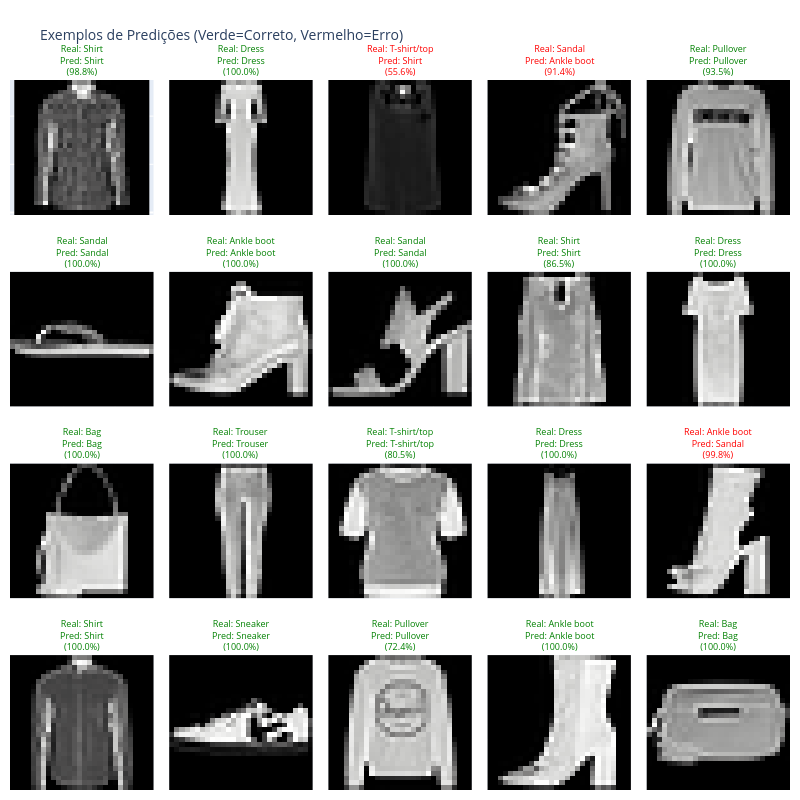

Notebook cell for this chart:
### Markdown cell above
## 14. Visualização de Predições - Acertos e Erros

### Code cell
# Selecionar exemplos aleatórios
num_examples = 20

np.random.seed(42)
random_indices = np.random.choice(len(x_test), num_examples, replace=False)

fig = make_subplots(
    rows=4,
    cols=5,
    subplot_titles=[
        f"Real: {class_map[y_test[idx]]}<br>Pred: {class_map[y_pred_classes[idx]]}<br>({np.max(y_pred[idx])*100:.1f}%)"
        for idx in random_indices
    ],
    horizontal_spacing=0.02,
    vertical_spacing=0.08,
)

for i, idx in enumerate(random_indices):
    row = (i // 5) + 1
    col = (i % 5) + 1

    fig.add_trace(
        go.Heatmap(
            z=np.flipud(x_test[idx]),  # Inverte verticalmente
            colorscale="gray",
            showscale=False,
        ),
        row=row,
        col=col,
    )

    color = "green" if y_test[idx] == y_pred_classes[idx] else "red"
    fig.layout.annotations[i].update(font=dict(color=color, size=9))

fig.update_xaxes(showticklabels=False, matches=None)
fig.update_yaxes(showticklabels=False, matches=None, scaleanchor="x", scaleratio=1)
fig.update_layout(
    height=800,
    width=800,
    showlegend=False,
    title_text="Exemplos de Predições (Verde=Correto, Vermelho=Erro)",
    title_font_size=14,
    margin=dict(l=10, r=10, t=80, b=10),
)

fig.show()

### Figure 1 — Plotly figure (JSON) as saved in the notebook; plotly's stock layout.template omitted (floating-point values rounded to 4 significant figures; data arrays with more than 128 entries replaced by an {"elided": "..."} marker saying what was removed)
{"data": [{"colorscale": [[0, "rgb(0, 0, 0)"], [0.09091, "rgb(16, 16, 16)"], [0.1818, "rgb(38, 38, 38)"], [0.2727, "rgb(59, 59, 59)"], [0.3636, "rgb(81, 80, 80)"], [0.4545, "rgb(102, 101, 101)"], [0.5455, "rgb(124, 123, 122)"], [0.6364, "rgb(146, 146, 145)"], [0.7273, "rgb(171, 171, 170)"], [0.8182, "rgb(197, 197, 195)"], [0.9091, "rgb(224, 224, 223)"], [1, "rgb(254, 254, 253)"]], "showscale": false, "type": "heatmap", "xaxis": "x", "yaxis": "y", "z": {"elided": "28x28 int values"}}, {"colorscale": [[0, "rgb(0, 0, 0)"], [0.09091, "rgb(16, 16, 16)"], [0.1818, "rgb(38, 38, 38)"], [0.2727, "rgb(59, 59, 59)"], [0.3636, "rgb(81, 80, 80)"], [0.4545, "rgb(102, 101, 101)"], [0.5455, "rgb(124, 123, 122)"], [0.6364, "rgb(146, 146, 145)"], [0.7273, "rgb(171, 171, 170)"], [0.8182, "rgb(197, 197, 195)"], [0.9091, "rgb(224, 224, 223)"], [1, "rgb(254, 254, 253)"]], "showscale": false, "type": "heatmap", "xaxis": "x2", "yaxis": "y2", "z": {"elided": "28x28 int values"}}, {"colorscale": [[0, "rgb(0, 0, 0)"], [0.09091, "rgb(16, 16, 16)"], [0.1818, "rgb(38, 38, 38)"], [0.2727, "rgb(59, 59, 59)"], [0.3636, "rgb(81, 80, 80)"], [0.4545, "rgb(102, 101, 101)"], [0.5455, "rgb(124, 123, 122)"], [0.6364, "rgb(146, 146, 145)"], [0.7273, "rgb(171, 171, 170)"], [0.8182, "rgb(197, 197, 195)"], [0.9091, "rgb(224, 224, 223)"], [1, "rgb(254, 254, 253)"]], "showscale": false, "type": "heatmap", "xaxis": "x3", "yaxis": "y3", "z": {"elided": "28x28 int values"}}, {"colorscale": [[0, "rgb(0, 0, 0)"], [0.09091, "rgb(16, 16, 16)"], [0.1818, "rgb(38, 38, 38)"], [0.2727, "rgb(59, 59, 59)"], [0.3636, "rgb(81, 80, 80)"], [0.4545, "rgb(102, 101, 101)"], [0.5455, "rgb(124, 123, 122)"], [0.6364, "rgb(146, 146, 145)"], [0.7273, "rgb(171, 171, 170)"], [0.8182, "rgb(197, 197, 195)"], [0.9091, "rgb(224, 224, 223)"], [1, "rgb(254, 254, 253)"]], "showscale": false, "type": "heatmap", "xaxis": "x4", "yaxis": "y4", "z": {"elided": "28x28 int values"}}, {"colorscale": [[0, "rgb(0, 0, 0)"], [0.09091, "rgb(16, 16, 16)"], [0.1818, "rgb(38, 38, 38)"], [0.2727, "rgb(59, 59, 59)"], [0.3636, "rgb(81, 80, 80)"], [0.4545, "rgb(102, 101, 101)"], [0.5455, "rgb(124, 123, 122)"], [0.6364, "rgb(146, 146, 145)"], [0.7273, "rgb(171, 171, 170)"], [0.8182, "rgb(197, 197, 195)"], [0.9091, "rgb(224, 224, 223)"], [1, "rgb(254, 254, 253)"]], "showscale": false, "type": "heatmap", "xaxis": "x5", "yaxis": "y5", "z": {"elided": "28x28 int values"}}, {"colorscale": [[0, "rgb(0, 0, 0)"], [0.09091, "rgb(16, 16, 16)"], [0.1818, "rgb(38, 38, 38)"], [0.2727, "rgb(59, 59, 59)"], [0.3636, "rgb(81, 80, 80)"], [0.4545, "rgb(102, 101, 101)"], [0.5455, "rgb(124, 123, 122)"], [0.6364, "rgb(146, 146, 145)"], [0.7273, "rgb(171, 171, 170)"], [0.8182, "rgb(197, 197, 195)"], [0.9091, "rgb(224, 224, 223)"], [1, "rgb(254, 254, 253)"]], "showscale": false, "type": "heatmap", "xaxis": "x6", "yaxis": "y6", "z": {"elided": "28x28 int values"}}, {"colorscale": [[0, "rgb(0, 0, 0)"], [0.09091, "rgb(16, 16, 16)"], [0.1818, "rgb(38, 38, 38)"], [0.2727, "rgb(59, 59, 59)"], [0.3636, "rgb(81, 80, 80)"], [0.4545, "rgb(102, 101, 101)"], [0.5455, "rgb(124, 123, 122)"], [0.6364, "rgb(146, 146, 145)"], [0.7273, "rgb(171, 171, 170)"], [0.8182, "rgb(197, 197, 195)"], [0.9091, "rgb(224, 224, 223)"], [1, "rgb(254, 254, 253)"]], "showscale": false, "type": "heatmap", "xaxis": "x7", "yaxis": "y7", "z": {"elided": "28x28 int values"}}, {"colorscale": [[0, "rgb(0, 0, 0)"], [0.09091, "rgb(16, 16, 16)"], [0.1818, "rgb(38, 38, 38)"], [0.2727, "rgb(59, 59, 59)"], [0.3636, "rgb(81, 80, 80)"], [0.4545, "rgb(102, 101, 101)"], [0.5455, "rgb(124, 123, 122)"], [0.6364, "rgb(146, 146, 145)"], [0.7273, "rgb(171, 171, 170)"], [0.8182, "rgb(197, 197, 195)"], [0.9091, "rgb(224, 224, 223)"], [1, "rgb(254, 254, 253)"]], "showscale": false, "type": "heatmap", "xaxis": "x8", "yaxis": "y8", "z": {"elided": "28x28 int values"}}, {"colorscale": [[0, "rgb(0, 0, 0)"], [0.09091, "rgb(16, 16, 16)"], [0.1818, "rgb(38, 38, 38)"], [0.2727, "rgb(59, 59, 59)"], [0.3636, "rgb(81, 80, 80)"], [0.4545, "rgb(102, 101, 101)"], [0.5455, "rgb(124, 123, 122)"], [0.6364, "rgb(146, 146, 145)"], [0.7273, "rgb(171, 171, 170)"], [0.8182, "rgb(197, 197, 195)"], [0.9091, "rgb(224, 224, 223)"], [1, "rgb(254, 254, 253)"]], "showscale": false, "type": "heatmap", "xaxis": "x9", "yaxis": "y9", "z": {"elided": "28x28 int values"}}, {"colorscale": [[0, "rgb(0, 0, 0)"], [0.09091, "rgb(16, 16, 16)"], [0.1818, "rgb(38, 38, 38)"], [0.2727, "rgb(59, 59, 59)"], [0.3636, "rgb(81, 80, 80)"], [0.4545, "rgb(102, 101, 101)"], [0.5455, "rgb(124, 123, 122)"], [0.6364, "rgb(146, 146, 145)"], [0.7273, "rgb(171, 171, 170)"], [0.8182, "rgb(197, 197, 195)"], [0.9091, "rgb(224, 224, 223)"], [1, "rgb(254, 254, 253)"]], "showscale": false, "type": "heatmap", "xaxis": "x10", "yaxis": "y10", "z": {"elided": "28x28 int values"}}, {"colorscale": [[0, "rgb(0, 0, 0)"], [0.09091, "rgb(16, 16, 16)"], [0.1818, "rgb(38, 38, 38)"], [0.2727, "rgb(59, 59, 59)"], [0.3636, "rgb(81, 80, 80)"], [0.4545, "rgb(102, 101, 101)"], [0.5455, "rgb(124, 123, 122)"], [0.6364, "rgb(146, 146, 145)"], [0.7273, "rgb(171, 171, 170)"], [0.8182, "rgb(197, 197, 195)"], [0.9091, "rgb(224, 224, 223)"], [1, "rgb(254, 254, 253)"]], "showscale": false, "type": "heatmap", "xaxis": "x11", "yaxis": "y11", "z": {"elided": "28x28 int values"}}, {"colorscale": [[0, "rgb(0, 0, 0)"], [0.09091, "rgb(16, 16, 16)"], [0.1818, "rgb(38, 38, 38)"], [0.2727, "rgb(59, 59, 59)"], [0.3636, "rgb(81, 80, 80)"], [0.4545, "rgb(102, 101, 101)"], [0.5455, "rgb(124, 123, 122)"], [0.6364, "rgb(146, 146, 145)"], [0.7273, "rgb(171, 171, 170)"], [0.8182, "rgb(197, 197, 195)"], [0.9091, "rgb(224, 224, 223)"], [1, "rgb(254, 254, 253)"]], "showscale": false, "type": "heatmap", "xaxis": "x12", "yaxis": "y12", "z": {"elided": "28x28 int values"}}, {"colorscale": [[0, "rgb(0, 0, 0)"], [0.09091, "rgb(16, 16, 16)"], [0.1818, "rgb(38, 38, 38)"], [0.2727, "rgb(59, 59, 59)"], [0.3636, "rgb(81, 80, 80)"], [0.4545, "rgb(102, 101, 101)"], [0.5455, "rgb(124, 123, 122)"], [0.6364, "rgb(146, 146, 145)"], [0.7273, "rgb(171, 171, 170)"], [0.8182, "rgb(197, 197, 195)"], [0.9091, "rgb(224, 224, 223)"], [1, "rgb(254, 254, 253)"]], "showscale": false, "type": "heatmap", "xaxis": "x13", "yaxis": "y13", "z": {"elided": "28x28 int values"}}, {"colorscale": [[0, "rgb(0, 0, 0)"], [0.09091, "rgb(16, 16, 16)"], [0.1818, "rgb(38, 38, 38)"], [0.2727, "rgb(59, 59, 59)"], [0.3636, "rgb(81, 80, 80)"], [0.4545, "rgb(102, 101, 101)"], [0.5455, "rgb(124, 123, 122)"], [0.6364, "rgb(146, 146, 145)"], [0.7273, "rgb(171, 171, 170)"], [0.8182, "rgb(197, 197, 195)"], [0.9091, "rgb(224, 224, 223)"], [1, "rgb(254, 254, 253)"]], "showscale": false, "type": "heatmap", "xaxis": "x14", "yaxis": "y14", "z": {"elided": "28x28 int values"}}, {"colorscale": [[0, "rgb(0, 0, 0)"], [0.09091, "rgb(16, 16, 16)"], [0.1818, "rgb(38, 38, 38)"], [0.2727, "rgb(59, 59, 59)"], [0.3636, "rgb(81, 80, 80)"], [0.4545, "rgb(102, 101, 101)"], [0.5455, "rgb(124, 123, 122)"], [0.6364, "rgb(146, 146, 145)"], [0.7273, "rgb(171, 171, 170)"], [0.8182, "rgb(197, 197, 195)"], [0.9091, "rgb(224, 224, 223)"], [1, "rgb(254, 254, 253)"]], "showscale": false, "type": "heatmap", "xaxis": "x15", "yaxis": "y15", "z": {"elided": "28x28 int values"}}, {"colorscale": [[0, "rgb(0, 0, 0)"], [0.09091, "rgb(16, 16, 16)"], [0.1818, "rgb(38, 38, 38)"], [0.2727, "rgb(59, 59, 59)"], [0.3636, "rgb(81, 80, 80)"], [0.4545, "rgb(102, 101, 101)"], [0.5455, "rgb(124, 123, 122)"], [0.6364, "rgb(146, 146, 145)"], [0.7273, "rgb(171, 171, 170)"], [0.8182, "rgb(197, 197, 195)"], [0.9091, "rgb(224, 224, 223)"], [1, "rgb(254, 254, 253)"]], "showscale": false, "type": "heatmap", "xaxis": "x16", "yaxis": "y16", "z": {"elided": "28x28 int values"}}, {"colorscale": [[0, "rgb(0, 0, 0)"], [0.09091, "rgb(16, 16, 16)"], [0.1818, "rgb(38, 38, 38)"], [0.2727, "rgb(59, 59, 59)"], [0.3636, "rgb(81, 80, 80)"], [0.4545, "rgb(102, 101, 101)"], [0.5455, "rgb(124, 123, 122)"], [0.6364, "rgb(146, 146, 145)"], [0.7273, "rgb(171, 171, 170)"], [0.8182, "rgb(197, 197, 195)"], [0.9091, "rgb(224, 224, 223)"], [1, "rgb(254, 254, 253)"]], "showscale": false, "type": "heatmap", "xaxis": "x17", "yaxis": "y17", "z": {"elided": "28x28 int values"}}, {"colorscale": [[0, "rgb(0, 0, 0)"], [0.09091, "rgb(16, 16, 16)"], [0.1818, "rgb(38, 38, 38)"], [0.2727, "rgb(59, 59, 59)"], [0.3636, "rgb(81, 80, 80)"], [0.4545, "rgb(102, 101, 101)"], [0.5455, "rgb(124, 123, 122)"], [0.6364, "rgb(146, 146, 145)"], [0.7273, "rgb(171, 171, 170)"], [0.8182, "rgb(197, 197, 195)"], [0.9091, "rgb(224, 224, 223)"], [1, "rgb(254, 254, 253)"]], "showscale": false, "type": "heatmap", "xaxis": "x18", "yaxis": "y18", "z": {"elided": "28x28 int values"}}, {"colorscale": [[0, "rgb(0, 0, 0)"], [0.09091, "rgb(16, 16, 16)"], [0.1818, "rgb(38, 38, 38)"], [0.2727, "rgb(59, 59, 59)"], [0.3636, "rgb(81, 80, 80)"], [0.4545, "rgb(102, 101, 101)"], [0.5455, "rgb(124, 123, 122)"], [0.6364, "rgb(146, 146, 145)"], [0.7273, "rgb(171, 171, 170)"], [0.8182, "rgb(197, 197, 195)"], [0.9091, "rgb(224, 224, 223)"], [1, "rgb(254, 254, 253)"]], "showscale": false, "type": "heatmap", "xaxis": "x19", "yaxis": "y19", "z": {"elided": "28x28 int values"}}, {"colorscale": [[0, "rgb(0, 0, 0)"], [0.09091, "rgb(16, 16, 16)"], [0.1818, "rgb(38, 38, 38)"], [0.2727, "rgb(59, 59, 59)"], [0.3636, "rgb(81, 80, 80)"], [0.4545, "rgb(102, 101, 101)"], [0.5455, "rgb(124, 123, 122)"], [0.6364, "rgb(146, 146, 145)"], [0.7273, "rgb(171, 171, 170)"], [0.8182, "rgb(197, 197, 195)"], [0.9091, "rgb(224, 224, 223)"], [1, "rgb(254, 254, 253)"]], "showscale": false, "type": "heatmap", "xaxis": "x20", "yaxis": "y20", "z": {"elided": "28x28 int values"}}], "layout": {"annotations": [{"font": {"color": "green", "size": 9}, "showarrow": false, "text": "Real: Shirt<br>Pred: Shirt<br>(98.8%)", "x": 0.092, "xanchor": "center", "xref": "paper", "y": 1, "yanchor": "bottom", "yref": "paper"}, {"font": {"color": "green", "size": 9}, "showarrow": false, "text": "Real: Dress<br>Pred: Dress<br>(100.0%)", "x": 0.296, "xanchor": "center", "xref": "paper", "y": 1, "yanchor": "bottom", "yref": "paper"}, {"font": {"color": "red", "size": 9}, "showarrow": false, "text": "Real: T-shirt/top<br>Pred: Shirt<br>(55.6%)", "x": 0.5, "xanchor": "center", "xref": "paper", "y": 1, "yanchor": "bottom", "yref": "paper"}, {"font": {"color": "red", "size": 9}, "showarrow": false, "text": "Real: Sandal<br>Pred: Ankle boot<br>(91.4%)", "x": 0.704, "xanchor": "center", "xref": "paper", "y": 1, "yanchor": "bottom", "yref": "paper"}, {"font": {"color": "green", "size": 9}, "showarrow": false, "text": "Real: Pullover<br>Pred: Pullover<br>(93.5%)", "x": 0.908, "xanchor": "center", "xref": "paper", "y": 1, "yanchor": "bottom", "yref": "paper"}, {"font": {"color": "green", "size": 9}, "showarrow": false, "text": "Real: Sandal<br>Pred: Sandal<br>(100.0%)", "x": 0.092, "xanchor": "center", "xref": "paper", "y": 0.73, "yanchor": "bottom", "yref": "paper"}, {"font": {"color": "green", "size": 9}, "showarrow": false, "text": "Real: Ankle boot<br>Pred: Ankle boot<br>(100.0%)", "x": 0.296, "xanchor": "center", "xref": "paper", "y": 0.73, "yanchor": "bottom", "yref": "paper"}, {"font": {"color": "green", "size": 9}, "showarrow": false, "text": "Real: Sandal<br>Pred: Sandal<br>(100.0%)", "x": 0.5, "xanchor": "center", "xref": "paper", "y": 0.73, "yanchor": "bottom", "yref": "paper"}, {"font": {"color": "green", "size": 9}, "showarrow": false, "text": "Real: Shirt<br>Pred: Shirt<br>(86.5%)", "x": 0.704, "xanchor": "center", "xref": "paper", "y": 0.73, "yanchor": "bottom", "yref": "paper"}, {"font": {"color": "green", "size": 9}, "showarrow": false, "text": "Real: Dress<br>Pred: Dress<br>(100.0%)", "x": 0.908, "xanchor": "center", "xref": "paper", "y": 0.73, "yanchor": "bottom", "yref": "paper"}, {"font": {"color": "green", "size": 9}, "showarrow": false, "text": "Real: Bag<br>Pred: Bag<br>(100.0%)", "x": 0.092, "xanchor": "center", "xref": "paper", "y": 0.46, "yanchor": "bottom", "yref": "paper"}, {"font": {"color": "green", "size": 9}, "showarrow": false, "text": "Real: Trouser<br>Pred: Trouser<br>(100.0%)", "x": 0.296, "xanchor": "center", "xref": "paper", "y": 0.46, "yanchor": "bottom", "yref": "paper"}, {"font": {"color": "green", "size": 9}, "showarrow": false, "text": "Real: T-shirt/top<br>Pred: T-shirt/top<br>(80.5%)", "x": 0.5, "xanchor": "center", "xref": "paper", "y": 0.46, "yanchor": "bottom", "yref": "paper"}, {"font": {"color": "green", "size": 9}, "showarrow": false, "text": "Real: Dress<br>Pred: Dress<br>(100.0%)", "x": 0.704, "xanchor": "center", "xref": "paper", "y": 0.46, "yanchor": "bottom", "yref": "paper"}, {"font": {"color": "red", "size": 9}, "showarrow": false, "text": "Real: Ankle boot<br>Pred: Sandal<br>(99.8%)", "x": 0.908, "xanchor": "center", "xref": "paper", "y": 0.46, "yanchor": "bottom", "yref": "paper"}, {"font": {"color": "green", "size": 9}, "showarrow": false, "text": "Real: Shirt<br>Pred: Shirt<br>(100.0%)", "x": 0.092, "xanchor": "center", "xref": "paper", "y": 0.19, "yanchor": "bottom", "yref": "paper"}, {"font": {"color": "green", "size": 9}, "showarrow": false, "text": "Real: Sneaker<br>Pred: Sneaker<br>(100.0%)", "x": 0.296, "xanchor": "center", "xref": "paper", "y": 0.19, "yanchor": "bottom", "yref": "paper"}, {"font": {"color": "green", "size": 9}, "showarrow": false, "text": "Real: Pullover<br>Pred: Pullover<br>(72.4%)", "x": 0.5, "xanchor": "center", "xref": "paper", "y": 0.19, "yanchor": "bottom", "yref": "paper"}, {"font": {"color": "green", "size": 9}, "showarrow": false, "text": "Real: Ankle boot<br>Pred: Ankle boot<br>(100.0%)", "x": 0.704, "xanchor": "center", "xref": "paper", "y": 0.19, "yanchor": "bottom", "yref": "paper"}, {"font": {"color": "green", "size": 9}, "showarrow": false, "text": "Real: Bag<br>Pred: Bag<br>(100.0%)", "x": 0.908, "xanchor": "center", "xref": "paper", "y": 0.19, "yanchor": "bottom", "yref": "paper"}], "height": 800, "margin": {"b": 10, "l": 10, "r": 10, "t": 80}, "showlegend": false, "title": {"font": {"size": 14}, "text": "Exemplos de Predições (Verde=Correto, Vermelho=Erro)"}, "width": 800, "xaxis": {"anchor": "y", "domain": [0, 0.184], "showticklabels": false}, "xaxis10": {"anchor": "y10", "domain": [0.816, 1], "showticklabels": false}, "xaxis11": {"anchor": "y11", "domain": [0, 0.184], "showticklabels": false}, "xaxis12": {"anchor": "y12", "domain": [0.204, 0.388], "showticklabels": false}, "xaxis13": {"anchor": "y13", "domain": [0.408, 0.592], "showticklabels": false}, "xaxis14": {"anchor": "y14", "domain": [0.612, 0.796], "showticklabels": false}, "xaxis15": {"anchor": "y15", "domain": [0.816, 1], "showticklabels": false}, "xaxis16": {"anchor": "y16", "domain": [0, 0.184], "showticklabels": false}, "xaxis17": {"anchor": "y17", "domain": [0.204, 0.388], "showticklabels": false}, "xaxis18": {"anchor": "y18", "domain": [0.408, 0.592], "showticklabels": false}, "xaxis19": {"anchor": "y19", "domain": [0.612, 0.796], "showticklabels": false}, "xaxis2": {"anchor": "y2", "domain": [0.204, 0.388], "showticklabels": false}, "xaxis20": {"anchor": "y20", "domain": [0.816, 1], "showticklabels": false}, "xaxis3": {"anchor": "y3", "domain": [0.408, 0.592], "showticklabels": false}, "xaxis4": {"anchor": "y4", "domain": [0.612, 0.796], "showticklabels": false}, "xaxis5": {"anchor": "y5", "domain": [0.816, 1], "showticklabels": false}, "xaxis6": {"anchor": "y6", "domain": [0, 0.184], "showticklabels": false}, "xaxis7": {"anchor": "y7", "domain": [0.204, 0.388], "showticklabels": false}, "xaxis8": {"anchor": "y8", "domain": [0.408, 0.592], "showticklabels": false}, "xaxis9": {"anchor": "y9", "domain": [0.612, 0.796], "showticklabels": false}, "yaxis": {"anchor": "x", "domain": [0.81, 1], "scaleanchor": "x", "scaleratio": 1, "showticklabels": false}, "yaxis10": {"anchor": "x10", "domain": [0.54, 0.73], "scaleanchor": "x", "scaleratio": 1, "showticklabels": false}, "yaxis11": {"anchor": "x11", "domain": [0.27, 0.46], "scaleanchor": "x", "scaleratio": 1, "showticklabels": false}, "yaxis12": {"anchor": "x12", "domain": [0.27, 0.46], "scaleanchor": "x", "scaleratio": 1, "showticklabels": false}, "yaxis13": {"anchor": "x13", "domain": [0.27, 0.46], "scaleanchor": "x", "scaleratio": 1, "showticklabels": false}, "yaxis14": {"anchor": "x14", "domain": [0.27, 0.46], "scaleanchor": "x", "scaleratio": 1, "showticklabels": false}, "yaxis15": {"anchor": "x15", "domain": [0.27, 0.46], "scaleanchor": "x", "scaleratio": 1, "showticklabels": false}, "yaxis16": {"anchor": "x16", "domain": [0, 0.19], "scaleanchor": "x", "scaleratio": 1, "showticklabels": false}, "yaxis17": {"anchor": "x17", "domain": [0, 0.19], "scaleanchor": "x", "scaleratio": 1, "showticklabels": false}, "yaxis18": {"anchor": "x18", "domain": [0, 0.19], "scaleanchor": "x", "scaleratio": 1, "showticklabels": false}, "yaxis19": {"anchor": "x19", "domain": [0, 0.19], "scaleanchor": "x", "scaleratio": 1, "showticklabels": false}, "yaxis2": {"anchor": "x2", "domain": [0.81, 1], "scaleanchor": "x", "scaleratio": 1, "showticklabels": false}, "yaxis20": {"anchor": "x20", "domain": [0, 0.19], "scaleanchor": "x", "scaleratio": 1, "showticklabels": false}, "yaxis3": {"anchor": "x3", "domain": [0.81, 1], "scaleanchor": "x", "scaleratio": 1, "showticklabels": false}, "yaxis4": {"anchor": "x4", "domain": [0.81, 1], "scaleanchor": "x", "scaleratio": 1, "showticklabels": false}, "yaxis5": {"anchor": "x5", "domain": [0.81, 1], "scaleanchor": "x", "scaleratio": 1, "showticklabels": false}, "yaxis6": {"anchor": "x6", "domain": [0.54, 0.73], "scaleanchor": "x", "scaleratio": 1, "showticklabels": false}, "yaxis7": {"anchor": "x7", "domain": [0.54, 0.73], "scaleanchor": "x", "scaleratio": 1, "showticklabels": false}, "yaxis8": {"anchor": "x8", "domain": [0.54, 0.73], "scaleanchor": "x", "scaleratio": 1, "showticklabels": false}, "yaxis9": {"anchor": "x9", "domain": [0.54, 0.73], "scaleanchor": "x", "scaleratio": 1, "showticklabels": false}}}
